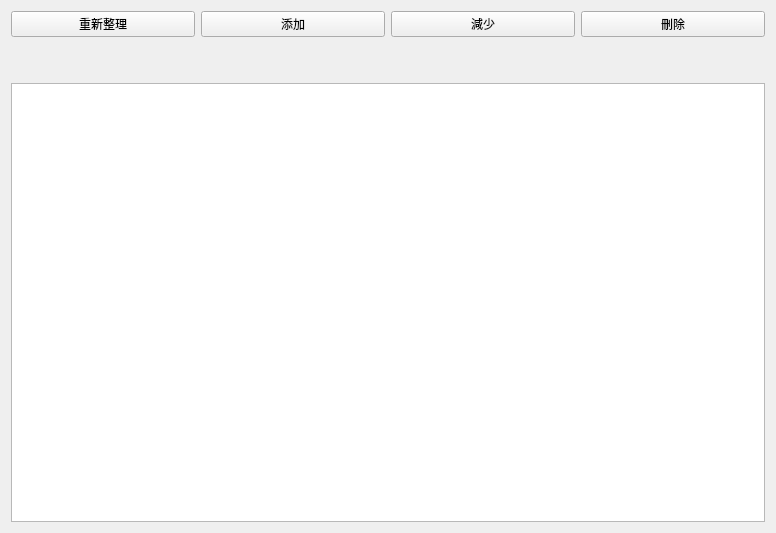
<?xml version="1.0" encoding="UTF-8"?>
<ui version="4.0">
 <class>role</class>
 <widget class="QWidget" name="role">
  <property name="geometry">
   <rect>
    <x>0</x>
    <y>0</y>
    <width>776</width>
    <height>533</height>
   </rect>
  </property>
  <property name="windowTitle">
   <string>Form</string>
  </property>
  <layout class="QGridLayout" name="gridLayout_2">
   <item row="0" column="0">
    <layout class="QGridLayout" name="gridLayout">
     <item row="0" column="0">
      <layout class="QVBoxLayout" name="verticalLayout">
       <item>
        <layout class="QHBoxLayout" name="horizontalLayout">
         <item>
          <layout class="QHBoxLayout" name="horizontalLayout_4">
           <item>
            <widget class="QPushButton" name="refresh">
             <property name="text">
              <string>重新整理</string>
             </property>
            </widget>
           </item>
           <item>
            <widget class="QPushButton" name="pushButton_2">
             <property name="text">
              <string>添加</string>
             </property>
            </widget>
           </item>
           <item>
            <widget class="QPushButton" name="pushButton_3">
             <property name="text">
              <string>減少</string>
             </property>
            </widget>
           </item>
           <item>
            <widget class="QPushButton" name="pushButton_4">
             <property name="text">
              <string>刪除</string>
             </property>
            </widget>
           </item>
          </layout>
         </item>
        </layout>
       </item>
      </layout>
     </item>
     <item row="1" column="0">
      <spacer name="verticalSpacer">
       <property name="orientation">
        <enum>Qt::Orientation::Vertical</enum>
       </property>
       <property name="sizeType">
        <enum>QSizePolicy::Policy::Maximum</enum>
       </property>
       <property name="sizeHint" stdset="0">
        <size>
         <width>20</width>
         <height>40</height>
        </size>
       </property>
      </spacer>
     </item>
     <item row="2" column="0">
      <widget class="QTableWidget" name="tableWidget"/>
     </item>
    </layout>
   </item>
  </layout>
 </widget>
 <resources/>
 <connections/>
</ui>
